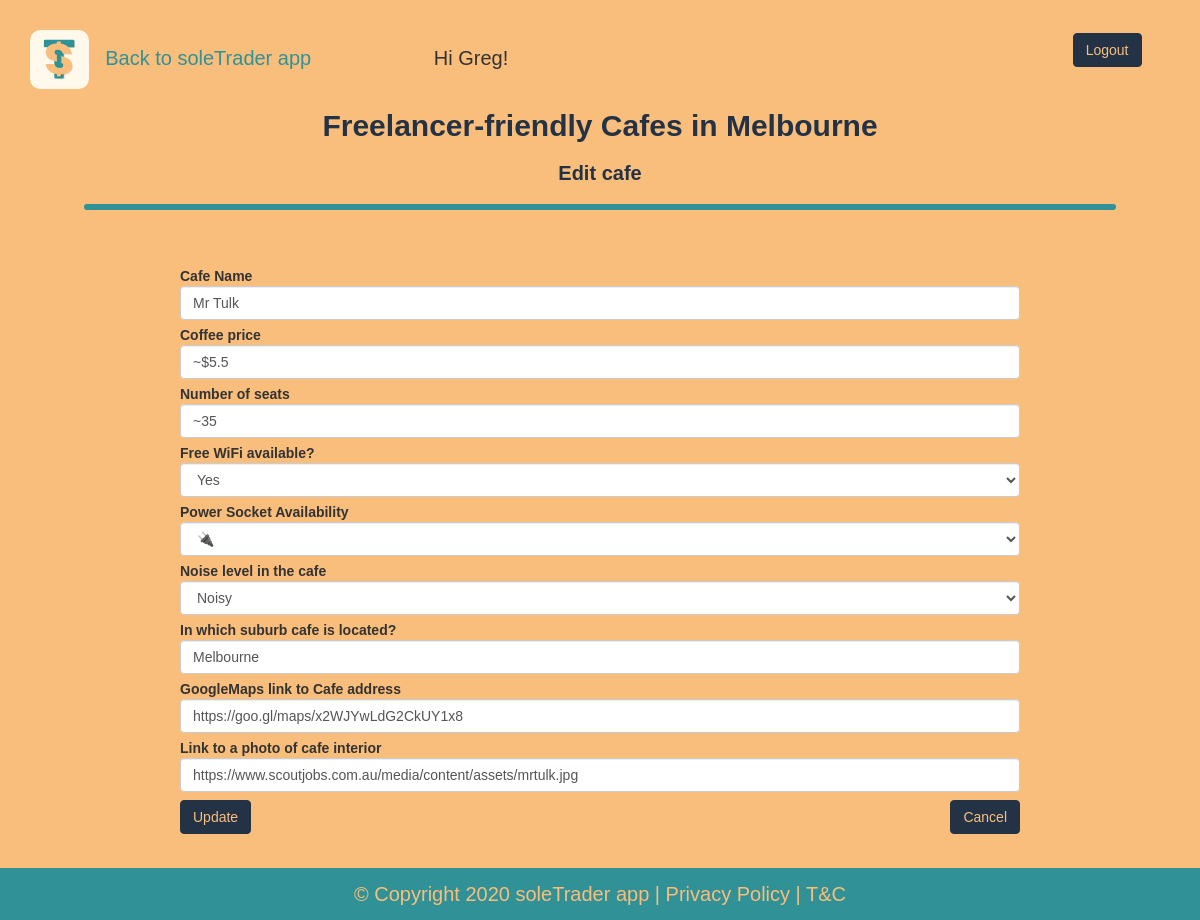
Screenshot of /edit-cafe/3 (signed in) with the database file from the repository.
### main.py (models this page shows)
class User(UserMixin, db.Model):
    __tablename__ = "users"
    id = db.Column(db.Integer, primary_key=True)
    email = db.Column(db.String(100), unique=True)
    password = db.Column(db.String(100))
    first_name = db.Column(db.String(100))
    last_name = db.Column(db.String(100))

class Cafe(db.Model):
    __tablename__ = "cafe"
    id = db.Column(db.Integer, primary_key=True)
    name = db.Column(db.String(250), unique=True, nullable=False)
    map_url = db.Column(db.String(500), nullable=False)
    img_url = db.Column(db.String(500), nullable=False)
    location = db.Column(db.String(250), nullable=False)
    has_sockets = db.Column(db.String(250), nullable=False)
    has_wifi = db.Column(db.String(10), nullable=False)
    quiet_noisy = db.Column(db.String(10), nullable=False)
    seats = db.Column(db.String(250), nullable=False)
    coffee_price = db.Column(db.String(250), nullable=False)

### main.py (the view, shortened to what this page needs)
@app.route('/edit-cafe/<int:cafe_id>', methods=["GET", "POST"])
@login_required
def edit_cafe(cafe_id):
    cafe = Cafe.query.get(cafe_id)
    edit_form = EditCafeForm(
        name=cafe.name,
        coffee_price=cafe.coffee_price,
        seats=cafe.seats,
        has_wifi=cafe.has_wifi,
        has_sockets=cafe.has_sockets,
        quiet_noisy=cafe.quiet_noisy,
        location=cafe.location,
        map_url=cafe.map_url,
        img_url=cafe.img_url,
    )
    if edit_form.btn_cancel.data:
        return redirect(url_for('home'))
    return render_template("edit-cafe.html", form=edit_form)

### forms.py
class EditCafeForm(FlaskForm):
    name = StringField("Cafe Name", validators=[DataRequired()])
    coffee_price = StringField("Coffee price", validators=[DataRequired()])
    seats = StringField("Number of seats", validators=[DataRequired()])
    has_wifi = SelectField("Free WiFi available?", choices=['Yes', 'No'], validators=[DataRequired()])
    has_sockets = SelectField('Power Socket Availability', choices=['✘', '🔌', '🔌🔌', '🔌🔌🔌', '🔌🔌🔌🔌', '🔌🔌🔌🔌🔌'], validators=[DataRequired()])
    quiet_noisy = SelectField('Noise level in the cafe', choices=['Quiet', 'Noisy'], validators=[DataRequired()])
    location = StringField("In which suburb cafe is located?", validators=[DataRequired()])
    map_url = StringField("GoogleMaps link to Cafe address", validators=[DataRequired(), URL()])
    img_url = StringField("Link to a photo of cafe interior", validators=[DataRequired(), URL()])
    submit = SubmitField("Update")
    btn_cancel = SubmitField(label='Cancel', render_kw={'formnovalidate': True})

### main.py (called while the page is built)
@login_manager.user_loader
def load_user(user_id):
    return User.query.get(int(user_id))

### templates/edit-cafe.html (shortened to what this page needs)
{% import "bootstrap/wtf.html" as wtf %}
{% include "header.html" %}
{% block content %}
<div class="main-title text-center">
    <div class="container">
  <h1 >️Freelancer-friendly Cafes in Melbourne</h1>
  <h2 >Edit cafe</h2>
  <hr>
</div>
    </div>
<div class="container add-cafe">
    <div class="row">
        {{ wtf.quick_form(form, novalidate=True, button_map={"submit": "primary"}) }}
      </div>
    </div>
{% include "footer.html" %}
{% endblock %}

### templates/header.html (shortened to what this page needs)
{% extends 'bootstrap/base.html' %}
{% block styles %}
{{super()}}
<link rel="stylesheet"
      href="{{url_for('.static', filename='css/styles.css')}}">
{% endblock %}
{% block content %}
<div class="back-to-soletrader">
    <p class="back-link"><a href="https://soletraderapp.com"><img class="top-image" src="static/img/soleTraderAppLogo.svg">   Back to soleTrader app</a>
    {% if current_user.is_authenticated: %}
        <span style="padding-left: 10%">Hi {{current_user.first_name}}! </span> <button type="button" class="btn btn-primary btn-logout" onclick="location.href = '/logout';">Logout</button></p>
    {% else: %}
        <button type="button" class="btn btn-primary btn-logout" onclick="location.href = '/login';">Login</button></p>
    {% endif %}
</div>
{% endblock %}

### static/css/styles.css (style rules this page uses)
body { background-color: #f9be7c; font-family: 'Poppins', sans-serif; }
a { color: #309197; }
h1 { font-family: 'Poppins', sans-serif; font-weight: 800; font-size: 3rem; color: #233245; }
h2 { font-family: 'Poppins', sans-serif; font-weight: 600; font-size: 2rem; color: #233245; }
p { font-family: 'Poppins', sans-serif; font-size: 2rem; }
hr { display: block; overflow: hidden; width: 90%; border: 3px solid #309197; border-radius: 5px; }
.top-image { width: 5%; }
.back-to-soletrader { padding-left: 30px; padding-top: 30px; }
.back-link { margin: 0; }
.main-title { display: flex; align-items: top; margin: 0; margin-bottom: 3%; background-color: #f9be7c; }
.add-cafe { background-color: #f9be7c; margin: auto; border-spacing: 0; border-collapse: collapse; width: 70%; max-width: 70%; }
.form { margin-bottom: 2%; }
.form-control { font-family: 'Poppins', sans-serif; }
.form-group { margin-bottom: 5px; }
.control-label { margin-bottom: 0; }
.btn-primary { margin-top: 3px; background-color: #233245 ; border-color: #233245; color:#f9be7c; }
.btn-logout { float: right; margin-right: 5%; }
#btn_cancel { margin-top: 3px; background-color: #233245 ; border-color: #233245; color:#f9be7c; float: right; }

### rows the page displays
User: first_name "Greg"
Cafe: name "Mr Tulk", coffee_price "~$5.5", seats "~35", has_wifi "Yes", has_sockets "🔌", quiet_noisy "Noisy", location "Melbourne", map_url "https://goo.gl/maps/x2WJYwLdG2CkUY1x8", img_url "https://www.scoutjobs.com.au/media/content/assets/mrtulk.jpg"
